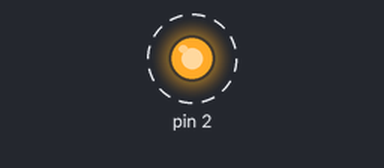
The sketch below on a simulated Arduino Uno, built with avr-gcc and run on an emulated ATmega328P. On the bench: output pins drawn as LEDs (lit = HIGH). Dashed ring = blinking.

Above: at 0.5 s.
Timing chart, 0 to 4.6 s (numbered marks = the images above):
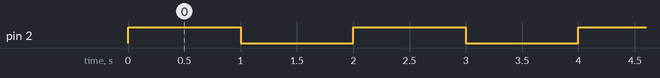

Measured:
- by itself, pin 2: alternates HIGH for 1.0 s and LOW for 1.0 s

The sketch:

sketch.ino
```cpp
#include <Arduino.h>

class LEDControl {
  private:
    int pin;
  public:
    LEDControl(int p) : pin(p) {
      pinMode(pin, OUTPUT);
    }
    void turnOn() {
      digitalWrite(pin, HIGH);
    }
    void turnOff() {
      digitalWrite(pin, LOW);
    }
    void toggle(bool state) {
      digitalWrite(pin, state ? HIGH : LOW);
    }
};

LEDControl* led;

void setup() {
  led = new LEDControl(2); // LED no GPIO 2
}

void loop() {
  led->turnOn();
  delay(1000);
  led->turnOff();
  delay(1000);
}
```
